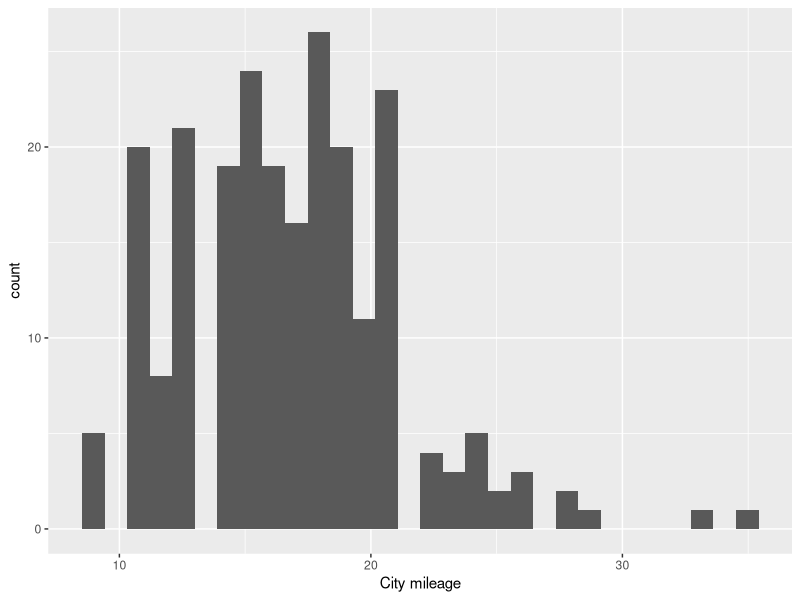
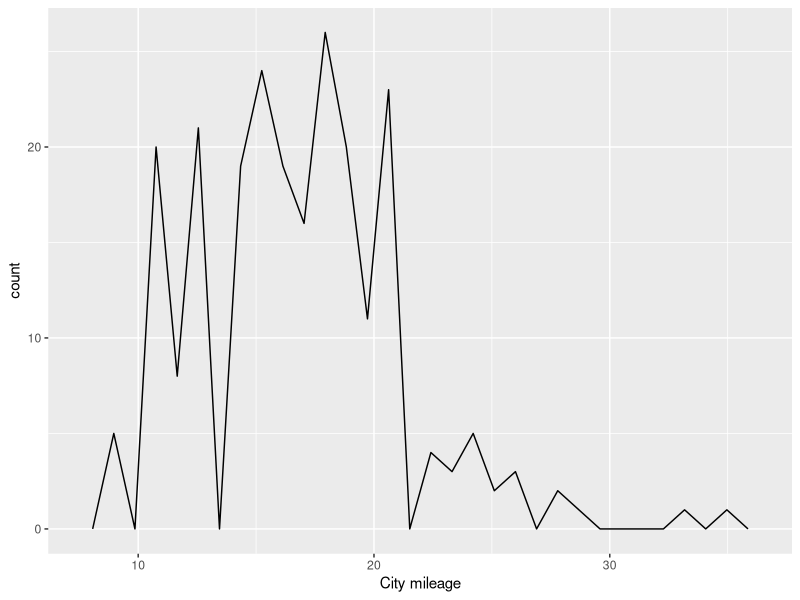
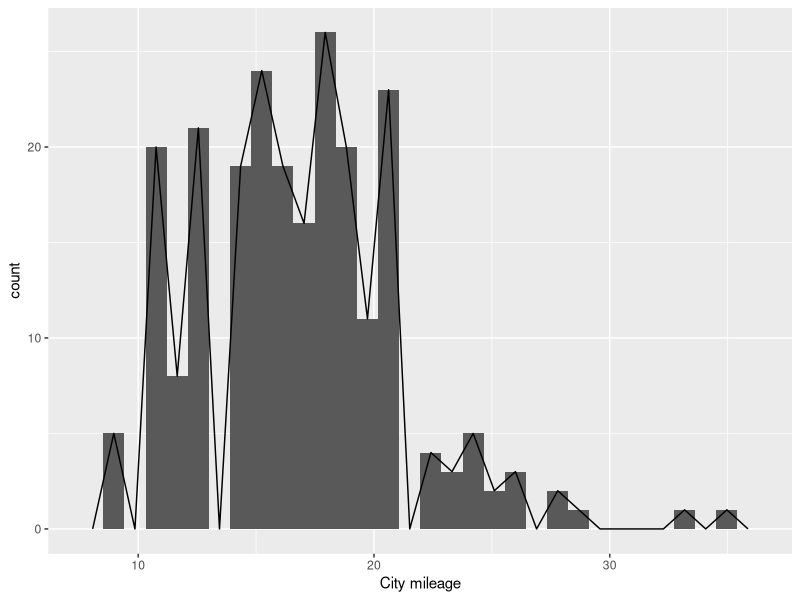
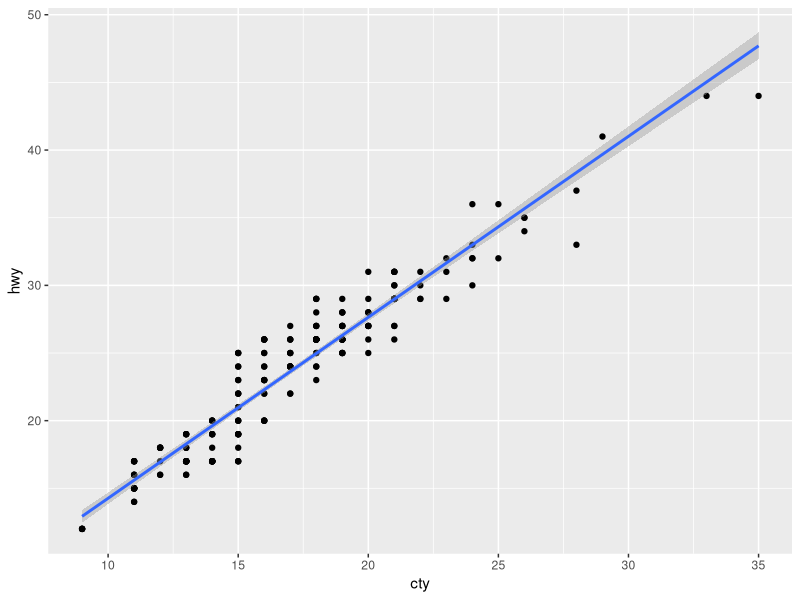
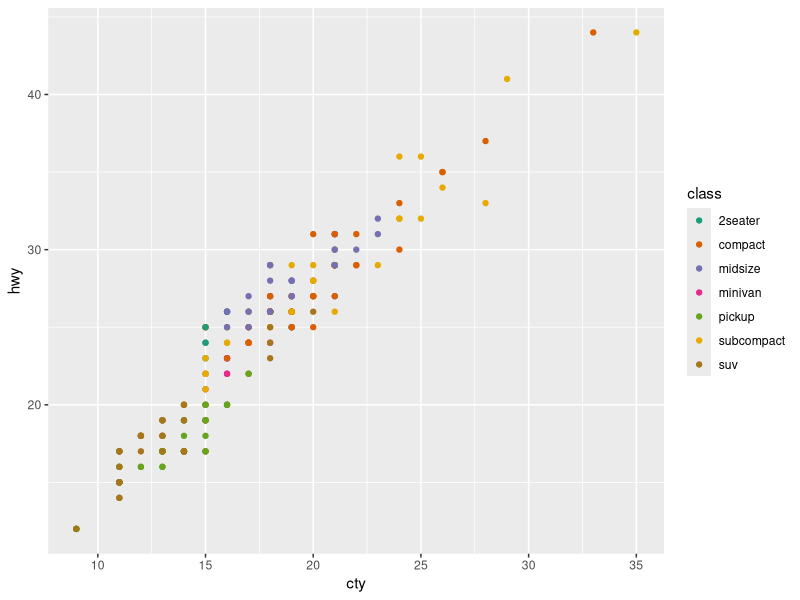

Generate these figures, in order, with R:
library(tidyverse)

data()
View(mpg)
?mpg
?mean

glimpse(mpg)

?filter
filter(mpg, cty >= 20)
mpg_efficient <- filter(mpg, cty >= 20)
View(mpg_efficient)

mpg_ford <- filter(mpg, manufacturer == "ford")
View(mpg_ford)

mpg_metric <- mutate(mpg, cty_metric = .425144 * cty)
glimpse(mpg_metric)

mpg_metric <- mpg %>% 
  mutate(cty_metric = .425144 * cty)

View(mpg)

mpg %>% 
  group_by(class) %>% 
  summarize(mean(cty),
            median(cty))

# Data viz with ggplot2

ggplot(mpg, aes(x = cty)) +
  geom_histogram() +
  labs(x = "City mileage")

ggplot(mpg, aes(x = cty)) +
  geom_freqpoly() +
  labs(x = "City mileage")

ggplot(mpg, aes(x = cty)) +
  geom_histogram() +
  geom_freqpoly() +
  labs(x = "City mileage")

ggplot(mpg, aes(x = cty, 
                y = hwy)) + 
  geom_point() +
  geom_smooth(method = "lm")

ggplot(mpg, aes(x = cty, 
                y = hwy,
                color = class)) + 
  geom_point() +
  scale_color_brewer(palette = "Dark2")
